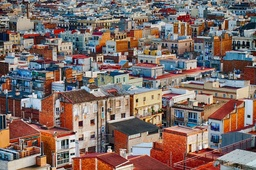
#> input picture k-means-clustering/data/town.jpg, 256 x 170 px, shrunk from 751 x 500 before the run
$ python k_means-clustering.py   (older library calls are emulated)
#> lines starting #> are read from the running program, lines starting #| are printed output that depends on the picture
#> further down, im is the input picture: shape (170, 256, 3); mean R, G, B 127.8, 108.9, 103.2
# K-means clustering
# Maximilian Alexander Gehrke

import sys
import numpy as np
from tqdm import tqdm
import matplotlib.pylab as plt

np.set_printoptions(edgeitems=100)


# Attention:    When subtracting two rgb values, the output is modulo 255
#               this is because the image has uint values when importing.

#               Our workaround is that we transform the pixels to np.int
#               when calculating the norms.

def k_means(img_arr, k, delta, max_iter, verbose=False):
    """
    THis method performs the k-means algorithm on an image and outputs the
    image with the colours of the closest mean.

    :param img_arr: numpy array; the original image
    :param k: int; the number of means & number of colours o the output image
    :param delta: float; the convergence criterion. If the norm of the old and
        the current mu's is below delta, the algorithm stops.
    :param max_iter: int; the algorithm stops if we have max_iter iterations.
    :param verbose: if True, prints are output to the console
    :return: numpy array; the output image
    """
#> called with k = 2, delta = 10, max_iter = 20, verbose = False

    # Save the original shape of the image
    img_shape = img_arr.shape
#> img_shape = (170, 256, 3)
    # Calculate the flattened shape of the image
    flat_shape = (img_shape[0] * img_shape[1], img_shape[2])
#> flat_shape = (43520, 3)
    # Flatten the image
    img_res = np.reshape(img_arr, flat_shape)
    # Get the number of pixels
    pixel_num = img_res.shape[0]
#> pixel_num = 43520

    # ----------------------------------------------------------------------- #

    mu_old = None

    # Initialize the means
    rand_indices = np.random.choice(pixel_num, k)
#> rand_indices = [2732, 42613]
    mu = np.asarray([img_res[x, :] for x in rand_indices])
#> mu = [[91, 23, 22], [228, 190, 181]]
    print("--- Initialization  ---\n{}".format(mu))
#| --- Initialization  ---
#| [[ 91  23  22]
#|  [228 190 181]]
    sys.stdout.flush()

    labels = np.empty(pixel_num, dtype=np.int)

    for u in range(max_iter):
        print("\n--- Update {} ---".format(u))
        sys.stdout.flush()

        # --- EXPECTATION --- #
        for i in tqdm(range(pixel_num)):

            pix = img_res[i]

            closest_l2 = calc_norm(mu[0], pix)
            closest_label = 0

            for kk in range(1, k):
                l2 = calc_norm(mu[kk], pix)

                if l2 < closest_l2:
                    closest_l2 = l2
                    closest_label = kk

            labels[i] = closest_label

        # --- MAXIMIZATION --- #
        mu_old = mu.copy()
        for kk in range(k):
            kk_bools = np.where(labels == kk)[0]
            kk_rgb = img_res[kk_bools]

            mu[kk] = np.sum(kk_rgb, axis=0) / len(kk_rgb)

            print("Mu {}: {}".format(kk, mu[kk]))
            sys.stdout.flush()

        # ------------------------------------------------------------------- #
        # Color each pixel in the colour off the nearest mixture component (mu)

        img_save = img_res.copy()

        for i, label in enumerate(labels):
            img_save[i] = mu[label]

        # ------------------------------------------------------------------- #

        # Reshape the image to its original shape
        img_save = np.reshape(img_save, img_shape)
        plt.imsave("data/town_out_iter_" + str(u) + ".jpg", img_save)
        sys.stdout.flush()

        # ------------------------------------------------------------------- #
        # Check convergence

        convergence = 0
        for i in range(k):
            convergence += calc_norm(mu_old[i], mu[i])

        print("Convergence: {}".format(convergence))
        sys.stdout.flush()

        if convergence < delta:
            break
#> this loop made 2 passes
#| Mu 0: [95 68 64]
#| Mu 1: [170 162 155]
#| Mu 0: [95 67 63]
#| Mu 1: [169 161 154]
#> pass 1, in k_means, `img_save = np.reshape(img_save, img_shape)`:
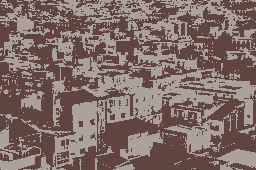
#> img_save: shape (170, 256, 3); mean of channels 0, 1, 2 126.9, 108, 102.8; drawn as R, G, B
#> pass 2, in k_means, `plt.imsave("data/town_out_iter_" + str(u) + ".jpg", img_save)`:
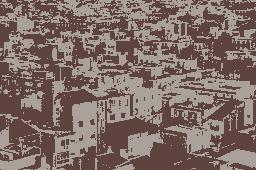
#> saved as town_out_iter_1.jpg: shape (170, 256, 3); mean R, G, B 127.7, 108.5, 102.2

    return img_arr


def calc_norm(vec_1, vec_2):
    vec_1_np = np.asarray(vec_1, dtype=np.int)
    vec_2_np = np.asarray(vec_2, dtype=np.int)
    assert vec_1_np.shape == vec_2_np.shape

    return np.linalg.norm(vec_1_np - vec_2_np)


# --------------------------------------------------------------- #

# Import the picture as a numpy array
im = plt.imread("data/town.jpg").copy()

# Run the k-means algorithm on the image
im = k_means(img_arr=im, k=2, delta=10, max_iter=20, verbose=False)
